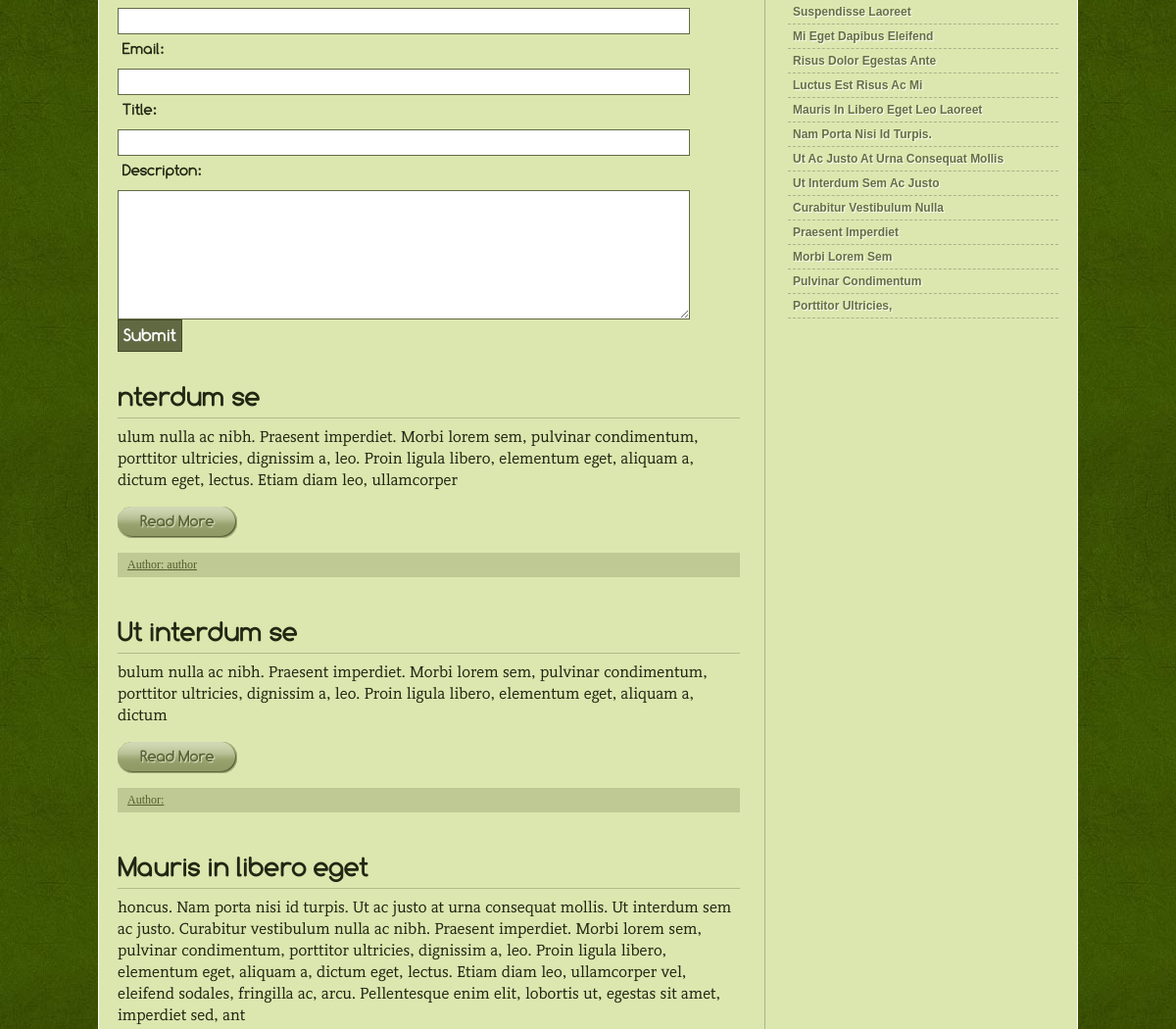
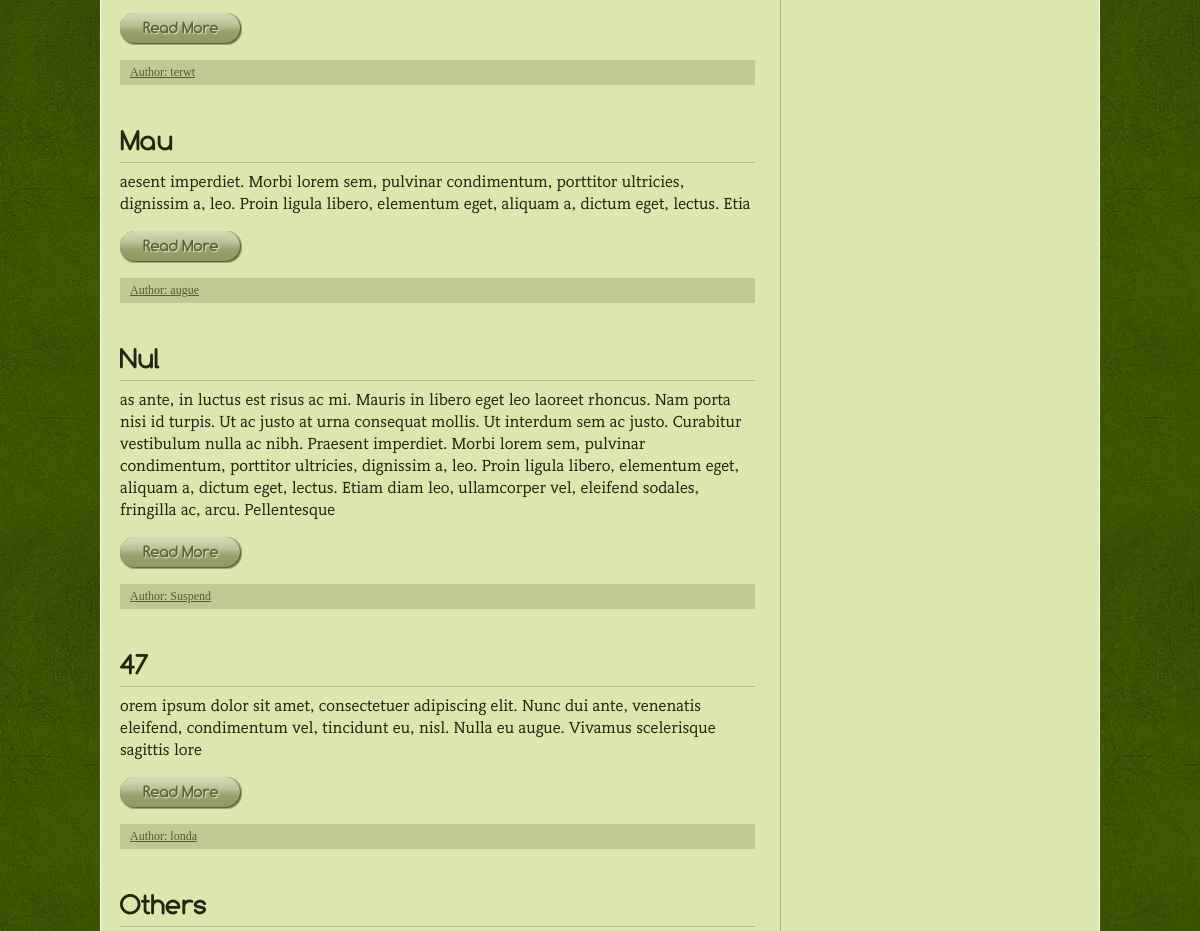
The page /blog.php (middle part) on the database as committed earlier (2 pictures, top to bottom).
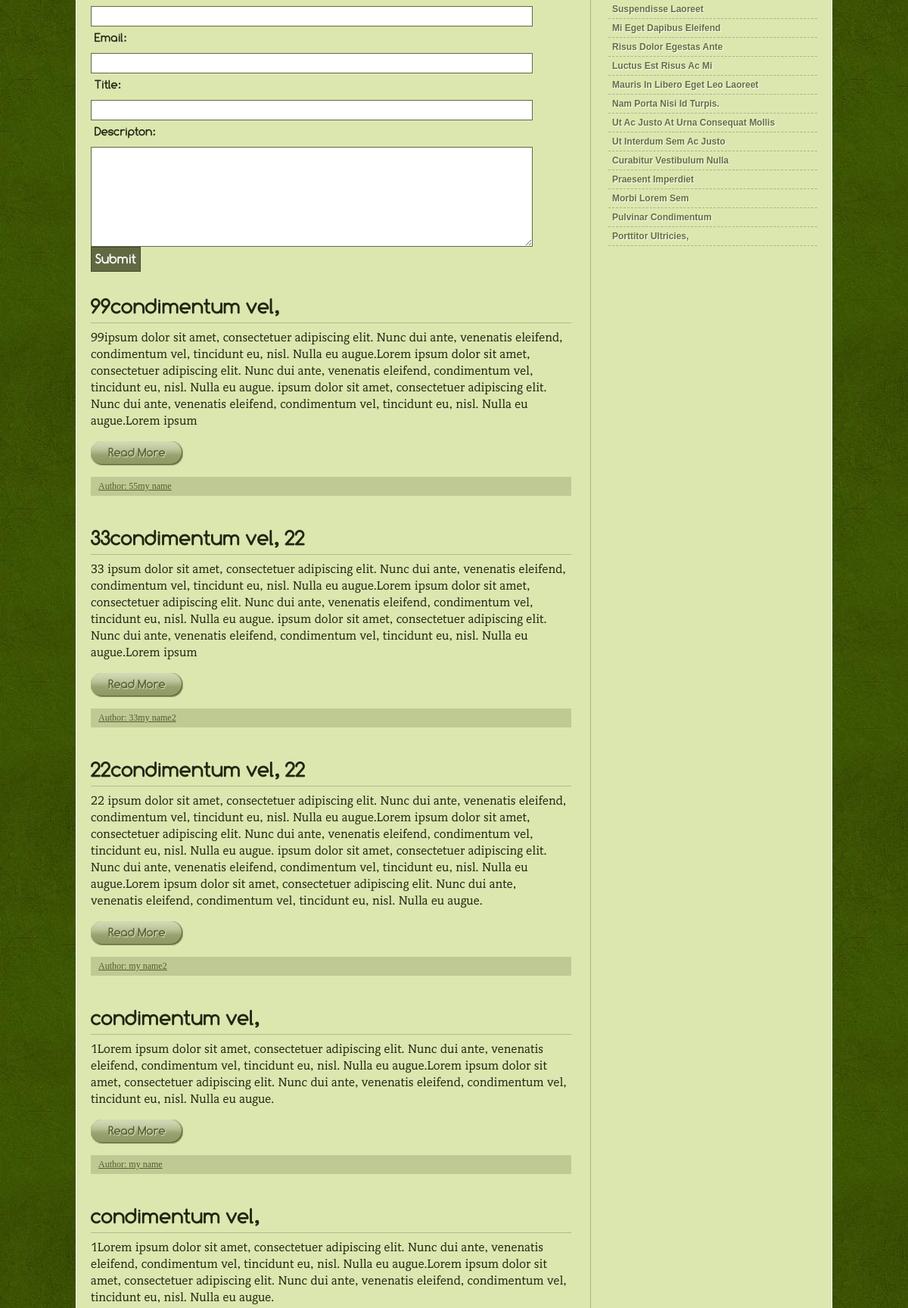
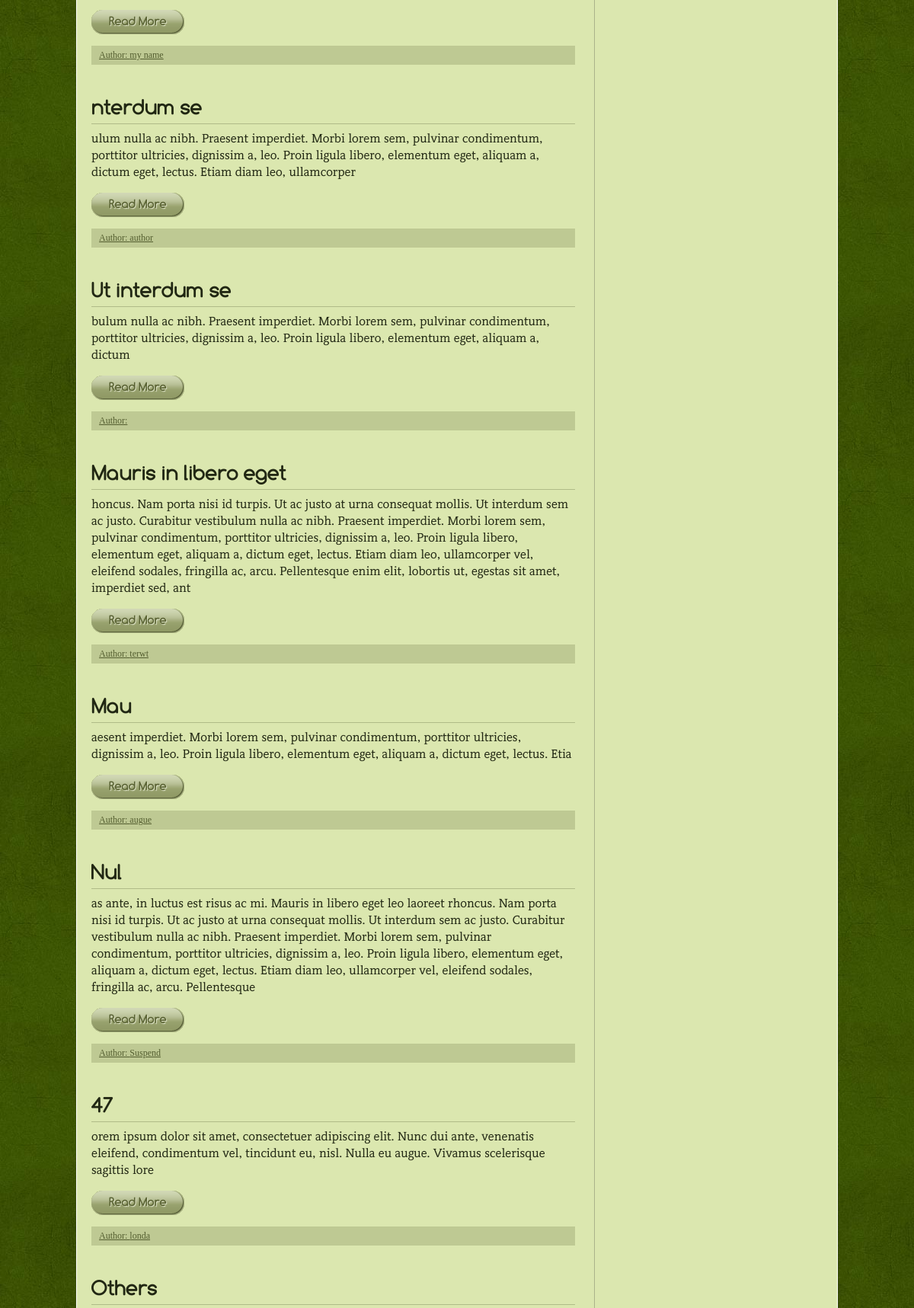
The same page on the database as committed later (2 pictures, top to bottom).
### tables this page shows
CREATE TABLE `blog_tbl` (
  `post_id` int(11) NOT NULL,
  `name` varchar(50) NOT NULL,
  `email` varchar(20) NOT NULL,
  `title` varchar(100) NOT NULL,
  `descrip` varchar(1000) NOT NULL,
  `datee` varchar(50) NOT NULL
);

### blog.php (the view, shortened to what this page needs)
<?php
  include("db_connection.php");
?>
<?php include("header.php"); ?>
<div id="mainpage" class="normalpage">
<div id="left">
<div class="post">
	<form action="" method="POST" >
		<div class="formstyle">
		<input class="text_field" name="nname" id="name" type="text" autofocus required/>
		<label for="email">Email:</label>
    <input class="text_field" id="email" name="email" type="text" />
		<label for="title">Title:</label>
		<input class="text_field" name="title" id="title" type="text" required/>
		<label for="Comments">Descripton:</label>
		<textarea class="text_field" id="Comments" name="desc" cols="30" rows="8" required></textarea>
		<button type="submit" name="submit" class="submitbutton">Submit</button>
		</div>
	</form>
</div>
<?php
  $query = "SELECT * FROM blog_tbl ORDER BY post_id DESC";
  $exe = mysqli_query($link, $query);
?>
<?php
  while($row = mysqli_fetch_array($exe)){
?>
  <div class="post">
    <h2> <?= $row['title']; ?></h2>
    <p> <?= $row['descrip']; ?> </p>
    <span class="readmore"><a href="#">Read More</a></span>
    <div class="postbottom">
    <a href="#">Author: <?= $row['name']; ?></a></div>
  </div>
<?php
     }
?>
  <div class="post">
  <h2>Others</h2>
  </div>
</div>
<div id="sidebar">
<ul>
  <li><a href="#">
  Suspendisse laoreet</a></li>
  <li><a href="#">mi eget dapibus eleifend</a></li>
  <li><a href="#">risus dolor egestas ante</a></li>
  <li><a href="#">luctus est risus ac mi</a></li>
  <li><a href="#">Mauris in libero eget leo laoreet </a></li>
  <li><a href="#">Nam porta nisi id turpis.</a></li>
  <li><a href="#">Ut ac justo at urna consequat mollis</a></li>
  <li><a href="#">Ut interdum sem ac justo</a></li>
  <li><a href="#">Curabitur vestibulum nulla </a></li>
  <li><a href="#">Praesent imperdiet</a></li>
  <li><a href="#">Morbi lorem sem</a></li>
  <li><a href="#">pulvinar condimentum</a></li>
  <li><a href="#">porttitor ultricies,</a></li>
</ul>
</div>
</div>
<?php include("footer.php");?>

Rows that differ between the two databases and show on the page:
added blog_tbl: title "99condimentum vel,", descrip "99ipsum dolor sit amet, consectetuer adipiscing elit. Nunc dui ante, venenatis eleifend, condimentum vel, tincidunt eu, nisl. Nulla eu augue.Lorem ipsum dolor sit amet, consectetuer adipiscing elit. Nunc dui ante, venenatis eleifend, condimentum vel, tincidunt eu, nisl. Nulla eu augue. ipsum dolor sit amet, consectetuer adipiscing elit. Nunc dui ante, venenatis eleifend, condimentum vel, tincidunt eu, nisl. Nulla eu augue.Lorem ipsum", name "55my name"
added blog_tbl: title "33condimentum vel, 22", descrip "33 ipsum dolor sit amet, consectetuer adipiscing elit. Nunc dui ante, venenatis eleifend, condimentum vel, tincidunt eu, nisl. Nulla eu augue.Lorem ipsum dolor sit amet, consectetuer adipiscing elit. Nunc dui ante, venenatis eleifend, condimentum vel, tincidunt eu, nisl. Nulla eu augue. ipsum dolor sit amet, consectetuer adipiscing elit. Nunc dui ante, venenatis eleifend, condimentum vel, tincidunt eu, nisl. Nulla eu augue.Lorem ipsum", name "33my name2"
added blog_tbl: title "22condimentum vel, 22", descrip "22 ipsum dolor sit amet, consectetuer adipiscing elit. Nunc dui ante, venenatis eleifend, condimentum vel, tincidunt eu, nisl. Nulla eu augue.Lorem ipsum dolor sit amet, consectetuer adipiscing elit. Nunc dui ante, venenatis eleifend, condimentum vel, tincidunt eu, nisl. Nulla eu augue. ipsum dolor sit amet, consectetuer adipiscing elit. Nunc dui ante, venenatis eleifend, condimentum vel, tincidunt eu, nisl. Nulla eu augue.Lorem ipsum dolor sit amet, consectetuer adipiscing elit. Nunc dui ante, venenatis eleifend, condimentum vel, tincidunt eu, nisl. Nulla eu augue.", name "my name2"
added blog_tbl: title "condimentum vel,", descrip "1Lorem ipsum dolor sit amet, consectetuer adipiscing elit. Nunc dui ante, venenatis eleifend, condimentum vel, tincidunt eu, nisl. Nulla eu augue.Lorem ipsum dolor sit amet, consectetuer adipiscing elit. Nunc dui ante, venenatis eleifend, condimentum vel, tincidunt eu, nisl. Nulla eu augue.", name "my name"
added blog_tbl: title "condimentum vel,", descrip "1Lorem ipsum dolor sit amet, consectetuer adipiscing elit. Nunc dui ante, venenatis eleifend, condimentum vel, tincidunt eu, nisl. Nulla eu augue.Lorem ipsum dolor sit amet, consectetuer adipiscing elit. Nunc dui ante, venenatis eleifend, condimentum vel, tincidunt eu, nisl. Nulla eu augue.", name "my name"
